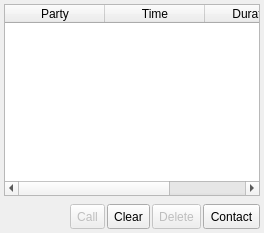
         <widget class="QWidget" name="PageCDR" >
          <property name="sizePolicy" >
           <sizepolicy vsizetype="Expanding" hsizetype="Expanding" >
            <horstretch>0</horstretch>
            <verstretch>0</verstretch>
           </sizepolicy>
          </property>
          <layout class="QVBoxLayout" >
           <property name="spacing" >
            <number>0</number>
           </property>
           <property name="leftMargin" >
            <number>4</number>
           </property>
           <property name="topMargin" >
            <number>4</number>
           </property>
           <property name="rightMargin" >
            <number>4</number>
           </property>
           <property name="bottomMargin" >
            <number>4</number>
           </property>
           <item>
            <layout class="QVBoxLayout" >
             <property name="spacing" >
              <number>4</number>
             </property>
             <property name="leftMargin" >
              <number>0</number>
             </property>
             <property name="topMargin" >
              <number>0</number>
             </property>
             <property name="rightMargin" >
              <number>0</number>
             </property>
             <property name="bottomMargin" >
              <number>0</number>
             </property>
             <item>
              <widget class="QTableWidget" name="log" >
               <property name="styleSheet" >
                <string>QHeaderView {
  qproperty-highlightSections: false;
}
</string>
               </property>
               <property name="editTriggers" >
                <set>QAbstractItemView::NoEditTriggers</set>
               </property>
               <property name="tabKeyNavigation" >
                <bool>false</bool>
               </property>
               <property name="selectionMode" >
                <enum>QAbstractItemView::SingleSelection</enum>
               </property>
               <property name="selectionBehavior" >
                <enum>QAbstractItemView::SelectRows</enum>
               </property>
               <property name="sortingEnabled" >
                <bool>true</bool>
               </property>
               <property name="columnCount" >
                <number>3</number>
               </property>
               <property name="_yate_sorting" stdset="0" >
                <string>2,false</string>
               </property>
               <column>
                <property name="text" >
                 <string>Party</string>
                </property>
               </column>
               <column>
                <property name="text" >
                 <string>Time</string>
                </property>
               </column>
               <column>
                <property name="text" >
                 <string>Duration</string>
                </property>
               </column>
              </widget>
             </item>
             <item>
              <layout class="QHBoxLayout" >
               <property name="spacing" >
                <number>2</number>
               </property>
               <property name="leftMargin" >
                <number>0</number>
               </property>
               <property name="topMargin" >
                <number>4</number>
               </property>
               <property name="rightMargin" >
                <number>0</number>
               </property>
               <property name="bottomMargin" >
                <number>0</number>
               </property>
               <item>
                <spacer>
                 <property name="orientation" >
                  <enum>Qt::Horizontal</enum>
                 </property>
                 <property name="sizeHint" >
                  <size>
                   <width>40</width>
                   <height>20</height>
                  </size>
                 </property>
                </spacer>
               </item>
               <item>
                <widget class="QToolButton" name="log_call" >
                 <property name="enabled" >
                  <bool>false</bool>
                 </property>
                 <property name="sizePolicy" >
                  <sizepolicy vsizetype="Fixed" hsizetype="Minimum" >
                   <horstretch>0</horstretch>
                   <verstretch>0</verstretch>
                  </sizepolicy>
                 </property>
                 <property name="minimumSize" >
                  <size>
                   <width>0</width>
                   <height>25</height>
                  </size>
                 </property>
                 <property name="maximumSize" >
                  <size>
                   <width>16777215</width>
                   <height>25</height>
                  </size>
                 </property>
                 <property name="toolTip" >
                  <string>Call back this number</string>
                 </property>
                 <property name="text" >
                  <string>Call</string>
                 </property>
                 <property name="icon" >
                  <iconset>phone.png</iconset>
                 </property>
                 <property name="toolButtonStyle" >
                  <enum>Qt::ToolButtonTextBesideIcon</enum>
                 </property>
                </widget>
               </item>
               <item>
                <widget class="QToolButton" name="log_clear" >
                 <property name="sizePolicy" >
                  <sizepolicy vsizetype="Fixed" hsizetype="Minimum" >
                   <horstretch>0</horstretch>
                   <verstretch>0</verstretch>
                  </sizepolicy>
                 </property>
                 <property name="minimumSize" >
                  <size>
                   <width>0</width>
                   <height>25</height>
                  </size>
                 </property>
                 <property name="maximumSize" >
                  <size>
                   <width>16777215</width>
                   <height>25</height>
                  </size>
                 </property>
                 <property name="toolTip" >
                  <string>Clear all calls log</string>
                 </property>
                 <property name="text" >
                  <string>Clear</string>
                 </property>
                 <property name="icon" >
                  <iconset>clear.png</iconset>
                 </property>
                 <property name="toolButtonStyle" >
                  <enum>Qt::ToolButtonTextBesideIcon</enum>
                 </property>
                 <property name="_yate_identity" stdset="0" >
                  <string>clear:log:</string>
                 </property>
                </widget>
               </item>
               <item>
                <widget class="QToolButton" name="log_del" >
                 <property name="enabled" >
                  <bool>false</bool>
                 </property>
                 <property name="sizePolicy" >
                  <sizepolicy vsizetype="Fixed" hsizetype="Minimum" >
                   <horstretch>0</horstretch>
                   <verstretch>0</verstretch>
                  </sizepolicy>
                 </property>
                 <property name="minimumSize" >
                  <size>
                   <width>0</width>
                   <height>25</height>
                  </size>
                 </property>
                 <property name="maximumSize" >
                  <size>
                   <width>16777215</width>
                   <height>25</height>
                  </size>
                 </property>
                 <property name="toolTip" >
                  <string>Delete the selected call log</string>
                 </property>
                 <property name="text" >
                  <string>Delete</string>
                 </property>
                 <property name="icon" >
                  <iconset>close.png</iconset>
                 </property>
                 <property name="toolButtonStyle" >
                  <enum>Qt::ToolButtonTextBesideIcon</enum>
                 </property>
                 <property name="_yate_identity" stdset="0" >
                  <string>deleteselecteditem:log:</string>
                 </property>
                </widget>
               </item>
               <item>
                <widget class="QToolButton" name="log_contact" >
                 <property name="sizePolicy" >
                  <sizepolicy vsizetype="Fixed" hsizetype="Minimum" >
                   <horstretch>0</horstretch>
                   <verstretch>0</verstretch>
                  </sizepolicy>
                 </property>
                 <property name="minimumSize" >
                  <size>
                   <width>0</width>
                   <height>25</height>
                  </size>
                 </property>
                 <property name="maximumSize" >
                  <size>
                   <width>16777215</width>
                   <height>25</height>
                  </size>
                 </property>
                 <property name="toolTip" >
                  <string>Turn this number into a contact</string>
                 </property>
                 <property name="text" >
                  <string>Contact</string>
                 </property>
                 <property name="icon" >
                  <iconset>book.png</iconset>
                 </property>
                 <property name="toolButtonStyle" >
                  <enum>Qt::ToolButtonTextBesideIcon</enum>
                 </property>
                </widget>
               </item>
              </layout>
             </item>
            </layout>
           </item>
          </layout>
         </widget>
